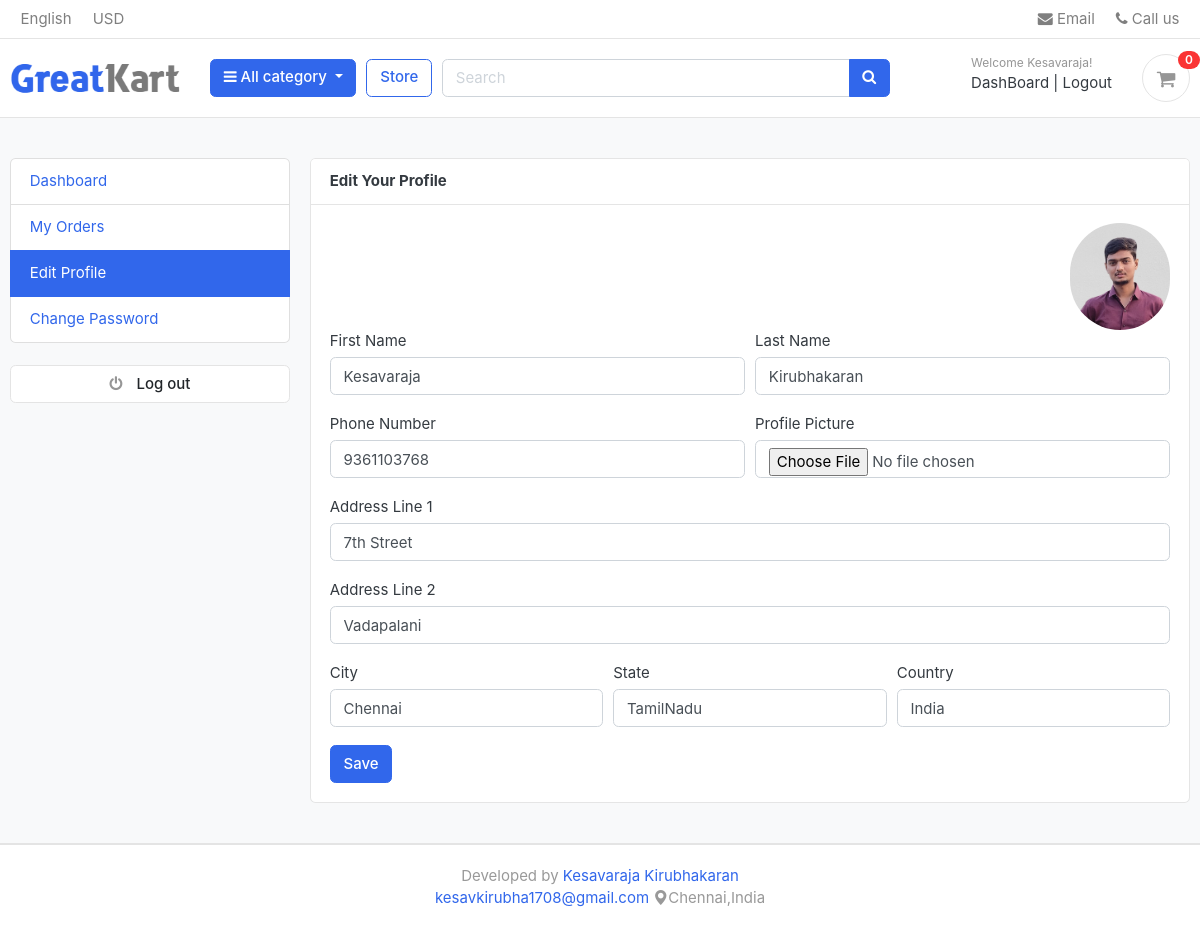
/accounts/edit_profile/ (signed in), run on the app's committed database.
### accounts/models.py (models this page shows, shortened)
class Account(AbstractBaseUser):
  first_name=models.CharField(max_length=50)
  last_name=models.CharField(max_length=50)
  username=models.CharField(max_length=50,unique=True)
  email=models.EmailField(max_length=100,unique=True)
  phone_number=models.CharField(max_length=50)
  date_joined = models.DateTimeField(auto_now_add=True)
  last_login = models.DateTimeField(auto_now_add=True)
  is_admin = models.BooleanField(default=False)
  is_staff = models.BooleanField(default=False)
  is_active = models.BooleanField(default=False)
  is_superadmin = models.BooleanField(default=False)
  USERNAME_FIELD = 'email'
  REQUIRED_FIELDS=['username','first_name','last_name']
  objects=MyAccountManager()

class UserProfile(models.Model):
  user = models.OneToOneField(Account,on_delete = models.CASCADE)
  address_line_1 = models.CharField(blank=True,max_length=100)
  address_line_2 = models.CharField(blank=True,max_length=100)
  profile_picture = models.ImageField(blank=True,upload_to='userprofile')
  city = models.CharField(blank=True,max_length=50)
  state = models.CharField(blank=True,max_length=50)
  country = models.CharField(blank=True,max_length=50)

### accounts/views.py (the view)
# urls.py: path('edit_profile/',views.edit_profile,name='edit_profile'),
@login_required(login_url='login')
def edit_profile(request):
  userprofile = UserProfile.objects.get(user=request.user)
  if request.method == 'POST':
    user_form = UserForm(request.POST,instance=request.user)
    profile_form = UserProfileForm(request.POST,request.FILES,instance=userprofile)
    if user_form.is_valid() and profile_form.is_valid():
      user_form.save()
      profile_form.save()
      messages.success(request,'Your Profile has been Updated.')
      return redirect('edit_profile')
  else:
    user_form = UserForm(instance=request.user)
    profile_form = UserProfileForm(instance=userprofile)
  context={
    'user_form' : user_form,
    'profile_form' : profile_form,
    'userprofile' : userprofile,
  }
  return render(request,'accounts/edit_profile.html',context)

### accounts/forms.py
class UserForm(forms.ModelForm):
  class Meta:
    model = Account
    fields = ('first_name','last_name','phone_number')
  def __init__(self,*args,**kwargs):
    super(UserForm,self).__init__(*args,**kwargs)
    for field in self.fields:
      self.fields[field].widget.attrs['class'] = 'form-control'

class UserProfileForm(forms.ModelForm):
  profile_picture = forms.ImageField(required=False,error_messages={'Invalid':{'Image files only'}},widget=forms.FileInput)
  class Meta:
    model = UserProfile
    fields = ('address_line_1','address_line_2','city','state','country','profile_picture')
  def __init__(self,*args,**kwargs):
    super(UserProfileForm,self).__init__(*args,**kwargs)
    for field in self.fields:
      self.fields[field].widget.attrs['class'] = 'form-control'

### carts/context_processors.py (called while the page is built)
def counter(request):
  cart_count=0
  if 'admin' in request.path:
    return {}
  else:
    try:
      cart=Cart.objects.filter(cart_id=_cart_id(request))
      if request.user.is_authenticated:
        cart_items=CartItem.objects.all().filter(user=request.user)
      else:
        cart_items=CartItem.objects.all().filter(cart=cart[:1])
      for cart_item in cart_items:
        cart_count += cart_item.quantity
    except Cart.DoesNotExist:
      cart_count = 0
  return {'cart_count' : cart_count}

### carts/views.py (called while the page is built)
def _cart_id(request): ## private func
  cart=request.session.session_key ## get the session key
  if not cart:
    cart=request.session.create() ## creating the session key
  return cart

### category/context_processors.py (called while the page is built)
def menu_links(request):
  links=Category.objects.all()
  return {'links':links}

### category/models.py (called while the page is built)
  def get_url(self):
    return reverse('product_by_category',args=[self.slug])

### templates/accounts/edit_profile.html (shortened to what this page needs)
{% extends 'base.html' %}
{% block content %}
<section class="section-content padding-y bg">
  <div class="container">
    <div class="row">
    <aside class="col-md-3">
      {% include 'includes/dashboard_sidebar.html' %}
    </aside>
    <main class="col-md-9">
      <article class="card">
      <header class="card-header">
        <strong class="d-inline-block mr-1">Edit Your Profile</strong>
      </header>
      <div class="card-body">
        <div class="text-right">
          <img src="{{userprofile.profile_picture.url}}" alt="Profile Picture" width="100" style="border-radius:50px;">
        </div>
        <div class="row">
          <div class="col-md-12">
           <form action="{% url 'edit_profile' %}" method="POST"  enctype="multipart/form-data">
            <div class="form-row">
              <div class="form-group col-md-6">
                <label >First Name</label>
                {{user_form.first_name}}
              </div>
              <div class="form-group col-md-6">
                <label >Last Name</label>
                {{user_form.last_name}}
              </div>
            </div>
            <div class="form-row">
              <div class="form-group col-md-6">
                <label >Phone Number</label>
                {{user_form.phone_number}}
              </div>
              <div class="form-group col-md-6">
                <label >Profile Picture</label>
                {{profile_form.profile_picture}}
              </div>
            </div>
            <div class="form-group">
              <label >Address Line 1</label>
              {{profile_form.address_line_1}}
            </div>
            <div class="form-group">
              <label >Address Line 2</label>
              {{profile_form.address_line_2}}
            </div>
            <div class="form-row">
              <div class="form-group col-md-4">
                <label >City</label>
                {{profile_form.city}}
              </div>
              <div class="form-group col-md-4">
                <label >State</label>
                {{profile_form.state}}
              </div>
              <div class="form-group col-md-4">
                <label >Country</label>
                {{profile_form.country}}
              </div>
            </div>
            <input type="submit" value="Save" class="btn btn-primary">
           </form>
          </div>
        </div>
      </div>
      </article>
    </main>
  </div>
  </div>
  </section>
{% endblock %}

### templates/includes/navbar.html (shortened to what this page needs)
{% load static %}
<header class="section-header">
  <nav class="navbar p-md-0 navbar-expand-sm navbar-light border-bottom">
    <div class="container">
      <div class="collapse navbar-collapse" id="navbarTop4">
        <ul class="navbar-nav mr-auto">
          <li class="nav-item dropdown">
          <a href="#" class="nav-link">   English </a>
        </li>
        <li class="nav-item dropdown">
          <a href="#" class="nav-link"> USD </a>
        </li>
        </ul>
        <ul class="navbar-nav">
        <li><a href="#" class="nav-link"> <i class="fa fa-envelope"></i> Email </a></li>
        <li><a href="#" class="nav-link"> <i class="fa fa-phone"></i> Call us </a></li>
      </ul>
      </div>
    </div>
    </nav>
  <section class="header-main border-bottom">
    <div class="container">
      <div class="row align-items-center">
        <div class="col-lg-2 col-md-3 col-6">
          <a href="{% url 'home' %}" class="brand-wrap">
            <img class="logo" src="{% static 'images/logo.png' %}" />
          </a>
        </div>
        <div class="col-lg col-sm col-md col-6 flex-grow-0">
          <div class="category-wrap dropdown d-inline-block float-right">
            <button
              type="button"
              class="btn btn-primary dropdown-toggle"
              data-toggle="dropdown"
            >
              <i class="fa fa-bars"></i> All category
            </button>
          </div>
        </div>
        <a href="{% url 'store' %}" class="btn btn-outline-primary">Store</a>
        <div class="col-lg col-md-6 col-sm-12 col">
          <form action="{% url 'search' %}" class="search" method="GET">
            <div class="input-group w-100">
              <input
                type="text"
                class="form-control"
                style="width: 60%"
                placeholder="Search"
                name="keyword"
              />
              <div class="input-group-append">
                <button class="btn btn-primary" type="submit">
                  <i class="fa fa-search"></i>
                </button>
              </div>
            </div>
          </form>
        </div>
        <div class="col-lg-3 col-sm-6 col-8 order-2 order-lg-3">
          <div class="d-flex justify-content-end mb-3 mb-lg-0">
            {% if user.id is None %}
            <div class="widget-header">
              <small class="title text-muted">Welcome guest!</small>
              <div>
                <a href="{% url 'login' %}">Sign in</a>
                <span class="dark-transp"> | </span>
                <a href="{% url 'register' %}"> Register</a>
              </div>
            </div>
            {% else %}
            <div class="widget-header">
              <small class="title text-muted">Welcome {{user.first_name}}!</small>
              <div>
                <a href="{% url 'dashboard' %}">DashBoard</a>
                <span class="dark-transp"> | </span>
                <a href="{% url 'logout' %}">Logout</a>
              </div>
            </div>
            {% endif %}
            <a href="{% url 'cart' %}" class="widget-header pl-3 ml-3">
              <div class="icon icon-sm rounded-circle border">
                <i class="fa fa-shopping-cart"></i>
              </div>
              <span class="badge badge-pill badge-danger notify"
                >{{cart_count}}</span
              >
            </a>
          </div>
        </div>
      </div>
    </div>
  </section>
</header>

### static/css/ui.css (style rules this page uses)
html { font-family: "Inter", sans-serif; font-size: 15px; }
.icon-xs, .icon-sm, .icon-md, .icon-lg { display: inline-block; text-align: center; flex-shrink: 0; flex-grow: 0; }
.icon-sm { width: 48px; height: 48px; line-height: 48px !important; font-size: 20px; }
.padding-y { padding-top: 40px; padding-bottom: 40px; }
article:after, .form-group:after { display: block; clear: both; content: ""; }
.bg { background-color: #f8f9fa; }
.header-main { position: relative; padding-top: 1rem; padding-bottom: 1rem; }
.brand-wrap .logo, .navbar-brand .logo { margin-right: 7px; max-height: 42px; display: inline-block; }
.widget-header { display: inline-block; vertical-align: middle; position: relative; }
.widget-header a { color: #343a40; }
.widget-header i { color: #969696; }
.widget-header .title { display: block; }
.widget-header .notify { position: absolute; top: -3px; right: -10px; }
.notify { position: absolute; top: -4px; right: -10px; display: inline-block; padding: 0.25em 0.6em; font-size: 12px; line-height: 1; text-align: center; border-radius: 3rem; color: #fff; background-color: #fa3434; }

### data on the page
Account: first_name "Kesavaraja", last_name "Kirubhakaran", phone_number "9361103768"
UserProfile: profile_picture (picture), address_line_1 "7th Street", address_line_2 "Vadapalani", city "Chennai", state "TamilNadu", country "India"

### other printed values
{{ cart_count }} "0"
